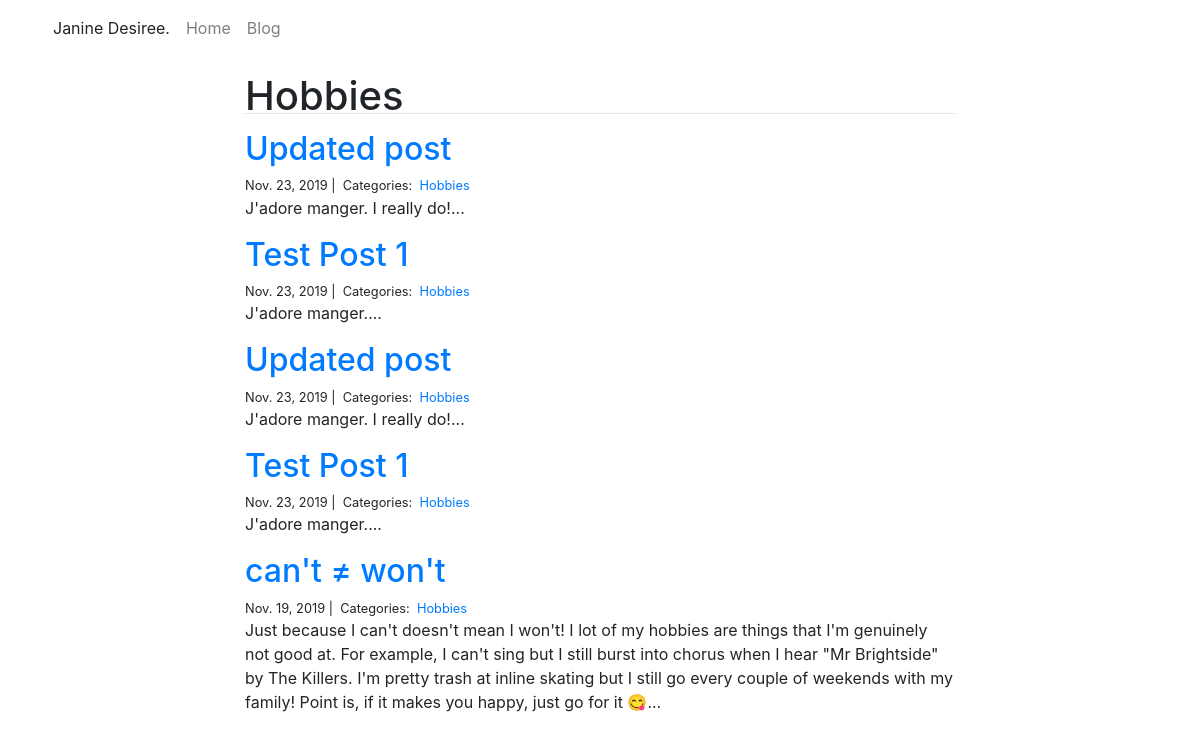
Page /blog/Hobbies/ on the earlier database version.
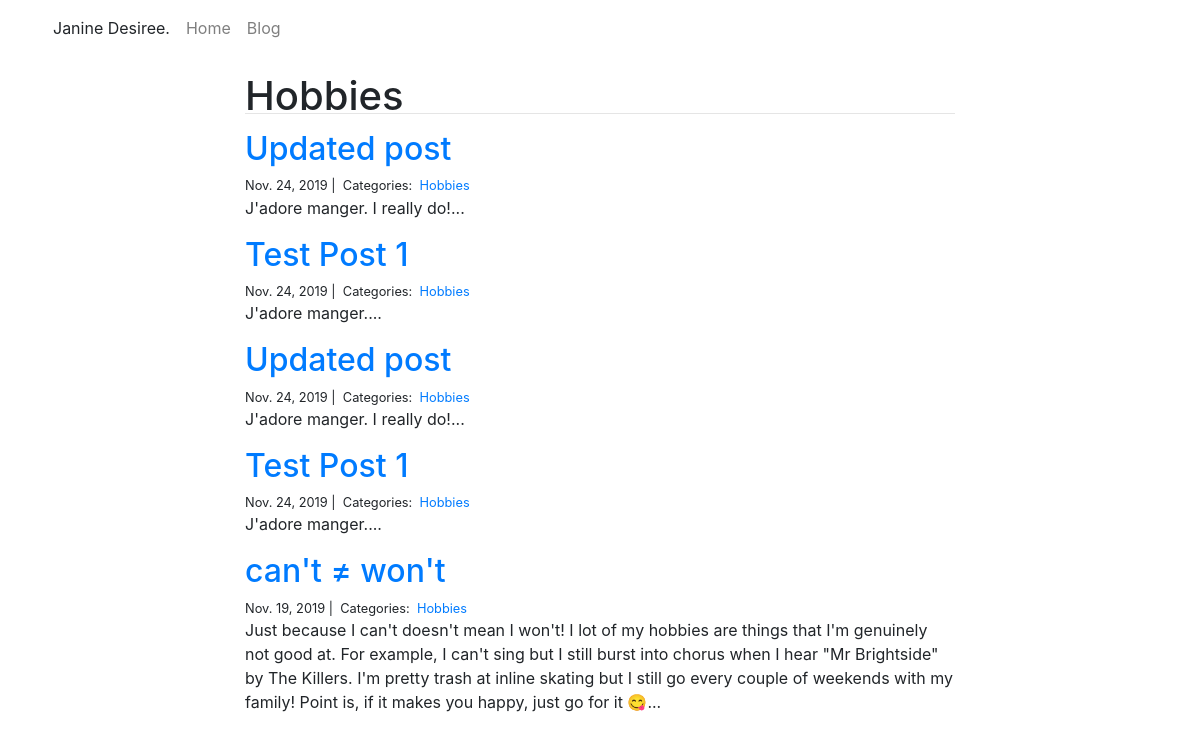
Same page on the later database version.
### blog/models.py (models this page shows, shortened)
class Category(models.Model):
    name = models.CharField(max_length=20)

class Post(models.Model):
    title = models.CharField(max_length=255)
    body = models.TextField()
    created_on = models.DateTimeField(auto_now_add=True)
    last_modified = models.DateTimeField(auto_now=True)
    categories = models.ManyToManyField('Category', related_name='posts')

### blog/views.py (the view)
# urls.py: path("<category>/", views.blog_category, name="blog_category"),
def blog_category(request, category):
    posts = Post.objects.filter(
        categories__name__contains=category
    ).order_by(
        '-created_on'
    )
    context = {
        "category": category,
        "posts": posts
    }
    return render(request, "blog_category.html", context)

### blog/templates/blog_category.html
{% extends "base.html" %}
{% block page_content %}
<div class="col-md-8 offset-md-2">
    <h1>{{ category | title }}</h1>
    <hr>
    {% for post in posts %}
        <h2><a href="{% url 'blog_detail' post.pk%}">{{ post.title }}</a></h2>
        <small>
            {{ post.created_on.date }} |&nbsp;
            Categories:&nbsp;
            {% for category in post.categories.all %}
            <a href="{% url 'blog_category' category.name %}">
                {{ category.name }}
            </a>&nbsp;
            {% endfor %}
        </small>
        <p>{{ post.body | slice:":400" }}...</p>
    {% endfor %}
</div>
{% endblock %}

### personal_portfolio/templates/base.html (shortened to what this page needs)
{% load static %}
<link rel="stylesheet" type="text/css" href="{% static 'css/style.css' %}">
<link rel="stylesheet"  href="https://stackpath.bootstrapcdn.com/bootstrap/4.1.3/css/bootstrap.min.css">
<nav class="navbar navbar-expand-lg navbar-light">
    <div class="container">
        <div class="collapse navbar-collapse" id="navbarSupportedContent">
          <ul class="navbar-nav mr-auto">
            <li>
              <p style="padding: .5rem ;"> Janine Desiree. </p>
            </li>
            <li class="nav-item">
              <a class="nav-link" href="{% url 'project_index' %}">Home</a>
            </li>
            <li class="nav-item">
              <a class="nav-link" href="{% url 'blog_index' %}">Blog</a>
            </li>
          </ul>
        </div>
    </div>
</nav>
<div class="container">
    {% block page_content %}{% endblock %}
</div>

### projects/static/css/style.css (style rules this page uses)
hr { margin-top: -15px !important; }

Differences in the rows shown:
removed Post: title "Updated post", created_on "Nov. 23, 2019", body "J'adore manger. I really do!", Category (name "Hobbies")
removed Post: title "Test Post 1", created_on "Nov. 23, 2019", body "J'adore manger.", Category (name "Hobbies")
removed Post: title "Updated post", created_on "Nov. 23, 2019", body "J'adore manger. I really do!", Category (name "Hobbies")
removed Post: title "Test Post 1", created_on "Nov. 23, 2019", body "J'adore manger.", Category (name "Hobbies")
added Post: title "Updated post", created_on "Nov. 24, 2019", body "J'adore manger. I really do!", Category (name "Hobbies")
added Post: title "Test Post 1", created_on "Nov. 24, 2019", body "J'adore manger.", Category (name "Hobbies")
added Post: title "Updated post", created_on "Nov. 24, 2019", body "J'adore manger. I really do!", Category (name "Hobbies")
added Post: title "Test Post 1", created_on "Nov. 24, 2019", body "J'adore manger.", Category (name "Hobbies")
